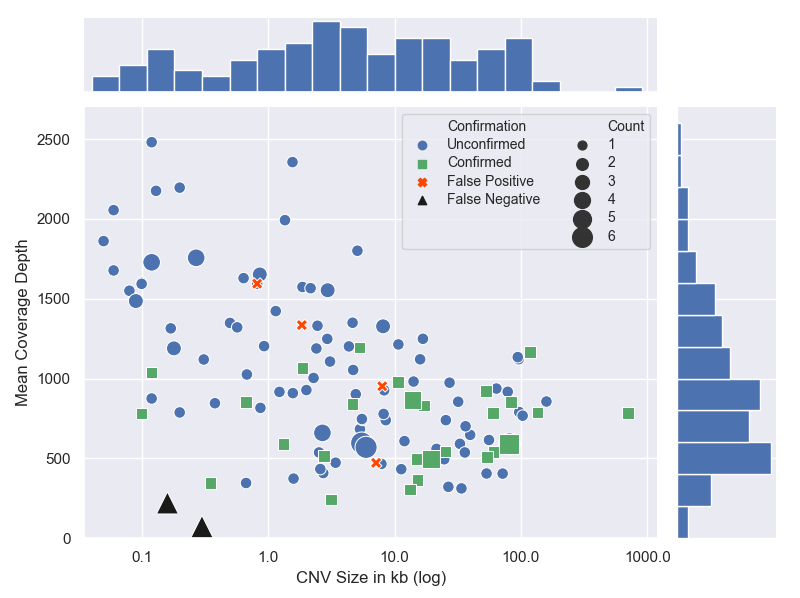

Write Python code to recreate this figure.
# -*- coding: utf-8 -*-
"""
Created on Mon Dec 17 13:44:23 2018

@author: nkwang

Figure 4. Size and coverage depth distribution of identified
CNVs with Q-Score>50
"""

import seaborn as sns
import matplotlib.pyplot as plt
import pandas as pd
import matplotlib.ticker
import numpy as np

# Set seaborn style
sns.set()

# Import data
df_cnv_counts = pd.read_csv(r'C:\Users\MVL\OneDrive\MVL\CNV Manuscript\data\filtered\cnv_counts_Q50.csv')
df_target_coverage = pd.read_csv(r'C:\Users\MVL\OneDrive\MVL\CNV Manuscript\data\filtered\target_coverages.csv')

# Calculate average coverage of each CNV
for i in df_cnv_counts.index:
    target_index = df_cnv_counts.at[i, 'targets'].split('..')
    cnv_size = 0
    cnv_coverage = 0
    for j in range(int(target_index[0])-1,int(target_index[1])):
        average_coverage = df_target_coverage.at[j,'average_coverage']
        target_size = df_target_coverage.at[j,'target_size']
        cnv_coverage += average_coverage * target_size
        cnv_size += target_size
    df_cnv_counts.at[i, 'average_coverage'] = cnv_coverage / cnv_size

# Plot CNVs with marginal histograms
log_bins = np.logspace(np.log(0.035),np.log(1500),50)
g = sns.JointGrid(x='CNV_size_kb', y='average_coverage', data=df_cnv_counts,
                  height=8)
g.plot_joint(sns.scatterplot, size=df_cnv_counts['Count'], hue=df_cnv_counts['Confirmation'],
             style=df_cnv_counts['Confirmation'], sizes=(70,300),
             palette={'Confirmed':'g','Unconfirmed':'b','False Positive':'orangered','False Negative':'k',' ':'k','  ':'k'},
             markers={'Confirmed':'s','Unconfirmed':'o','False Positive':'X','False Negative':'^',' ':'s','  ':'s'}, legend='full')
g.ax_marg_x.hist(df_cnv_counts['CNV_size_kb'], bins=log_bins)
g.ax_marg_y.hist(df_cnv_counts['average_coverage'], orientation='horizontal',
                 bins=np.arange(0,3000,200))

# Set title
g.fig.set_size_inches(8,6)
g.fig.suptitle('')
plt.subplots_adjust(left=0.105)
plt.subplots_adjust(bottom=0.1)

# Set axes
p = g.ax_joint
p.set_xscale('log')
p.set(xlim=(0.035,1200), xticks=[0.1,1,10,100,1000])
p.get_xaxis().set_major_formatter(matplotlib.ticker.ScalarFormatter())
p.set(ylim=(0,2700))
p.set_xlabel('CNV Size in kb (log)')
p.set_ylabel('Mean Coverage Depth')
lgnd = p.legend(ncol=2, fontsize=10.1, labelspacing=0.31)
lgnd.legendHandles[5]._sizes = [0]
lgnd.legendHandles[6]._sizes = [0]
lgnd.legendHandles[8]._sizes = [40]
lgnd.legendHandles[9]._sizes = [70]
lgnd.legendHandles[10]._sizes = [100]
lgnd.legendHandles[11]._sizes = [130]
lgnd.legendHandles[12]._sizes = [165]
lgnd.legendHandles[13]._sizes = [200]

# Plot average coverage of panel
#p.axhspan(505, 739, color='k', alpha=0.2)
#p.axhspan(621, 623, color='k', alpha=0.4)

# Plot minimum criteria line
#x=np.linspace(0.035,219,1000)
#y=(-np.log(x)+5.39)*45
#plt.plot(x,y, color='r')
#plt.fill_between(x,0,y,facecolor='r',alpha=0.2)
